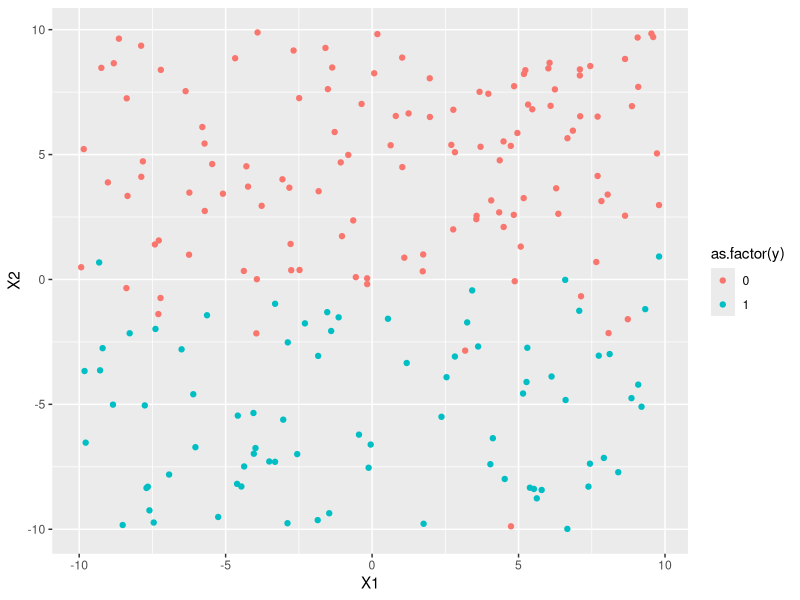

Recreate this plot in R.
n = 200 # sample size
d = 2 # features
x = matrix(runif(n * d, -10, 10), nrow = n)
v = runif(d, -1, 1)
c = runif(1)
prob = plogis(x %*% v - c)
y = rbinom(n, 1, prob = prob)
library(ggplot2)
d = data.frame(x, y)
X1 = d$X1
X2 = d$X2
ggplot(d, aes(x = X1, y = X2, color = as.factor(y))) + geom_point()
mf = model.frame(y ~ -1 + X1 + X2, d)
data = list(x = model.matrix(mf), y = model.response(mf))
print(data[1])
print('#######')
print(data[2])